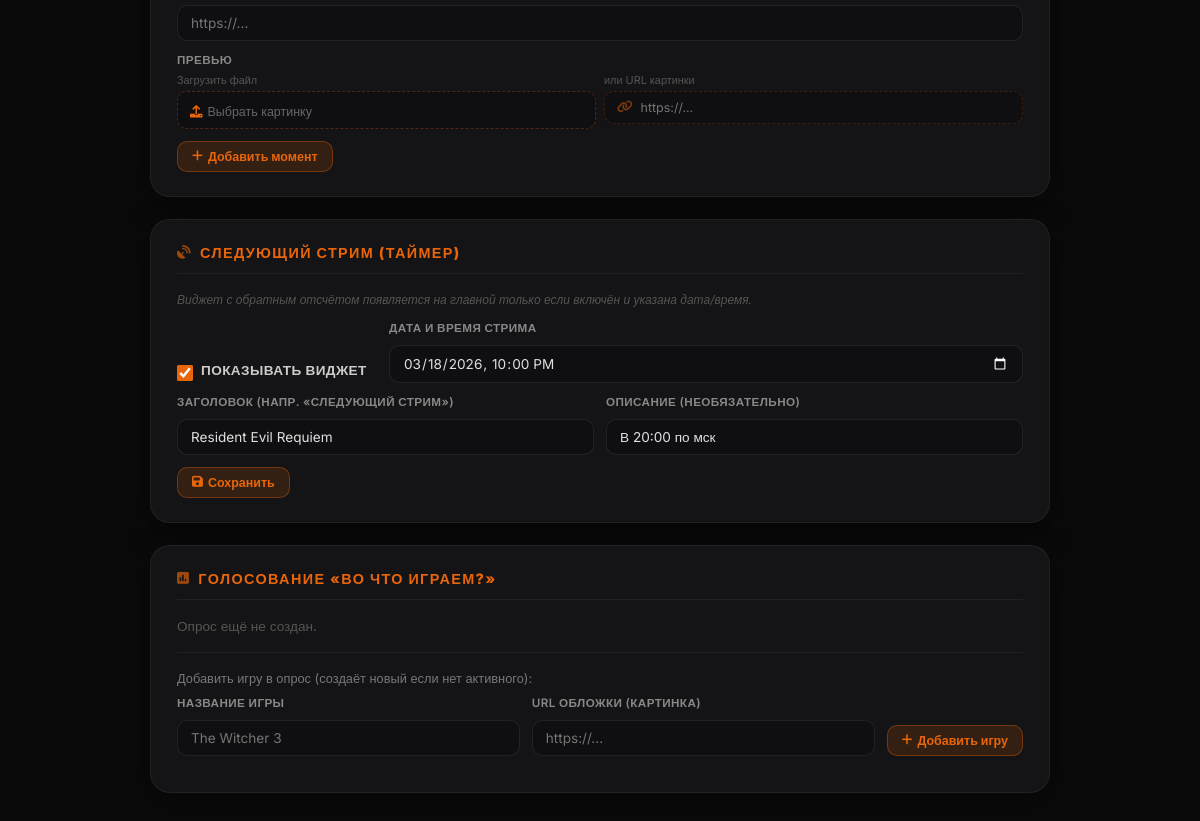
The app's page /admin/home-settings (signed in, lower part), older data.
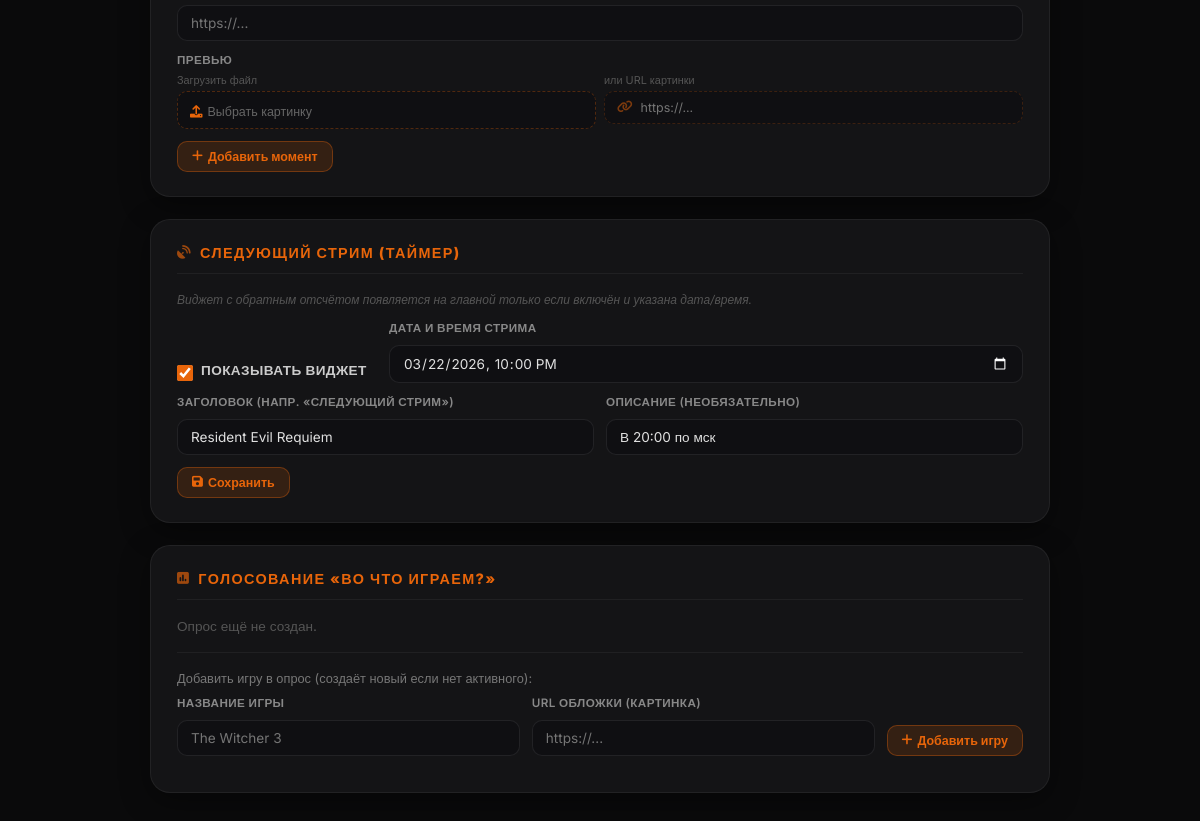
The same page, newer data.
### models.py (models this page shows)
class NextStream(db.Model):
    __tablename__ = 'next_stream'
    id          = db.Column(db.Integer, primary_key=True)
    enabled     = db.Column(db.Boolean, default=False)
    title       = db.Column(db.String(200), default='')
    stream_dt   = db.Column(db.String(30),  default='')   # ISO: 2026-03-20T18:00
    description = db.Column(db.String(300), default='')

### app.py (the view)
@app.route('/admin/home-settings')
@login_required
def admin_home_settings():
    perm = UserPermission.query.filter_by(user_id=current_user.id).first()
    if current_user.role < 2 and not (perm and perm.can_edit_home):
        abort(403)
    _init_stream_platforms()
    stream_platforms = StreamPlatform.query.order_by(StreamPlatform.id).all()
    top_viewers      = TopViewer.query.order_by(TopViewer.position).all()
    top_donators     = TopDonator.query.order_by(TopDonator.position).all()
    last_stream      = LastStream.query.order_by(LastStream.id.desc()).first()
    stream_moments   = StreamMoment.query.order_by(StreamMoment.position).all()
    next_poll        = NextGamePoll.query.order_by(NextGamePoll.id.desc()).first()
    next_stream_widget = NextStream.query.first()
    return render_template('admin/home_settings.html',
        stream_platforms=stream_platforms,
        top_viewers=top_viewers,
        top_donators=top_donators,
        last_stream=last_stream,
        stream_moments=stream_moments,
        next_poll=next_poll,
        next_stream_widget=next_stream_widget,
    )

### app.py (called while the page is built)
@login_manager.user_loader
def load_user(user_id):
    return User.query.get(int(user_id))

@app.before_request
def update_last_seen():
    if current_user.is_authenticated:
        current_user.last_seen = datetime.utcnow()
        db.session.commit()

@app.after_request
def add_security_headers(response):
    response.headers['X-Content-Type-Options'] = 'nosniff'
    response.headers['X-Frame-Options']        = 'DENY'
    response.headers['X-XSS-Protection']       = '1; mode=block'
    response.headers.pop('Server', None)
    response.headers.pop('X-Powered-By', None)
    return response

### templates/admin/home_settings.html (shortened to what the changed rows need)
{% extends "base.html" %}
{% block content %}
<div class="hs-outer">
<div class="hs-wrap">
    <div class="hs-section">
        <form method="POST" action="{{ url_for('admin_home_next_stream') }}">
            <div class="form-row" style="margin-bottom:12px;">
                <div class="form-field">
                    <label>Дата и время стрима</label>
                    <input type="datetime-local" name="stream_dt"
                        value="{{ next_stream_widget.stream_dt if next_stream_widget and next_stream_widget.stream_dt else '' }}"
                        style="background:#0f0f12;border:1px solid rgba(255,255,255,0.08);border-radius:10px;color:#e0e0e0;padding:9px 13px;font-size:0.85rem;font-family:inherit;outline:none;color-scheme:dark;">
                </div>
            </div>
            <div class="form-row">
                <div class="form-field">
                    <label>Заголовок (напр. «Следующий стрим»)</label>
                    <input type="text" name="title" placeholder="Следующий стрим"
                        value="{{ next_stream_widget.title if next_stream_widget and next_stream_widget.title else '' }}">
                </div>
                <div class="form-field">
                    <label>Описание (необязательно)</label>
                    <input type="text" name="description" placeholder="GTA V, начало в 19:00"
                        value="{{ next_stream_widget.description if next_stream_widget and next_stream_widget.description else '' }}">
                </div>
            </div>
        </form>
    </div>
</div>
</div>
{% endblock %}

Row changes from the older to the newer data that the page shows:
changed NextStream "Resident Evil Requiem": stream_dt "03/18/2026 22:00" → "03/22/2026 22:00"
